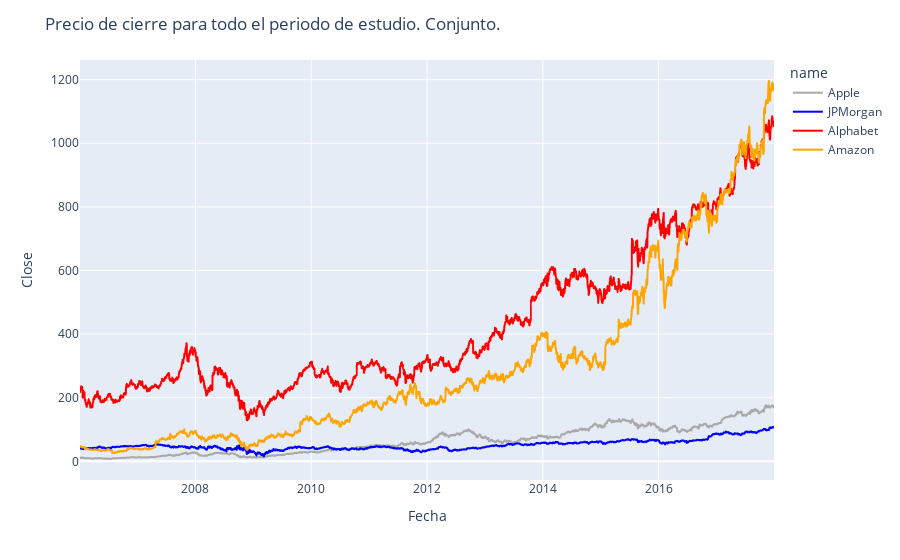

Notebook cell for this chart:
### Code cell
symbols = ['AAPL', 'JPM', 'GOOGL', 'AMZN']
filtered_df = df[df['name'].isin(symbols)]

fig = px.line(filtered_df, x='date', y='close', color='name')

fig.update_traces(marker=dict(size=4), line=dict(width=2))

colors = {'AAPL': 'darkgray', 'JPM': 'blue', 'GOOGL': 'red', 'AMZN': 'orange'}

for trace in fig['data']:
    trace['line']['color'] = colors[trace['name']]
    trace['name'] = name_mapping[trace['name']]

fig.update_layout(title='Precio de cierre para todo el periodo de estudio. Conjunto.',
                  xaxis_title='Fecha',
                  yaxis_title='Close')
fig.show()

### Figure 1 — Plotly figure (JSON) as saved in the notebook; plotly's stock layout.template omitted (floating-point values rounded to 4 significant figures; data arrays with more than 128 entries replaced by an {"elided": "..."} marker saying what was removed)
{"data": [{"hovertemplate": "name=AAPL<br>date=%{x}<br>close=%{y}<extra></extra>", "legendgroup": "AAPL", "line": {"color": "darkgray", "dash": "solid", "width": 2}, "marker": {"size": 4, "symbol": "circle"}, "mode": "lines", "name": "Apple", "showlegend": true, "type": "scattergl", "x": {"elided": "3019 str values"}, "xaxis": "x", "y": {"elided": "3019 float values"}, "yaxis": "y"}, {"hovertemplate": "name=JPM<br>date=%{x}<br>close=%{y}<extra></extra>", "legendgroup": "JPM", "line": {"color": "blue", "dash": "solid", "width": 2}, "marker": {"size": 4, "symbol": "circle"}, "mode": "lines", "name": "JPMorgan", "showlegend": true, "type": "scattergl", "x": {"elided": "3020 str values"}, "xaxis": "x", "y": {"elided": "3020 float values"}, "yaxis": "y"}, {"hovertemplate": "name=GOOGL<br>date=%{x}<br>close=%{y}<extra></extra>", "legendgroup": "GOOGL", "line": {"color": "red", "dash": "solid", "width": 2}, "marker": {"size": 4, "symbol": "circle"}, "mode": "lines", "name": "Alphabet", "showlegend": true, "type": "scattergl", "x": {"elided": "3019 str values"}, "xaxis": "x", "y": {"elided": "3019 float values"}, "yaxis": "y"}, {"hovertemplate": "name=AMZN<br>date=%{x}<br>close=%{y}<extra></extra>", "legendgroup": "AMZN", "line": {"color": "orange", "dash": "solid", "width": 2}, "marker": {"size": 4, "symbol": "circle"}, "mode": "lines", "name": "Amazon", "showlegend": true, "type": "scattergl", "x": {"elided": "3019 str values"}, "xaxis": "x", "y": {"elided": "3019 float values"}, "yaxis": "y"}], "layout": {"legend": {"title": {"text": "name"}, "tracegroupgap": 0}, "margin": {"t": 60}, "title": {"text": "Precio de cierre para todo el periodo de estudio. Conjunto."}, "xaxis": {"anchor": "y", "domain": [0, 1], "title": {"text": "Fecha"}}, "yaxis": {"anchor": "x", "domain": [0, 1], "title": {"text": "Close"}}}}
